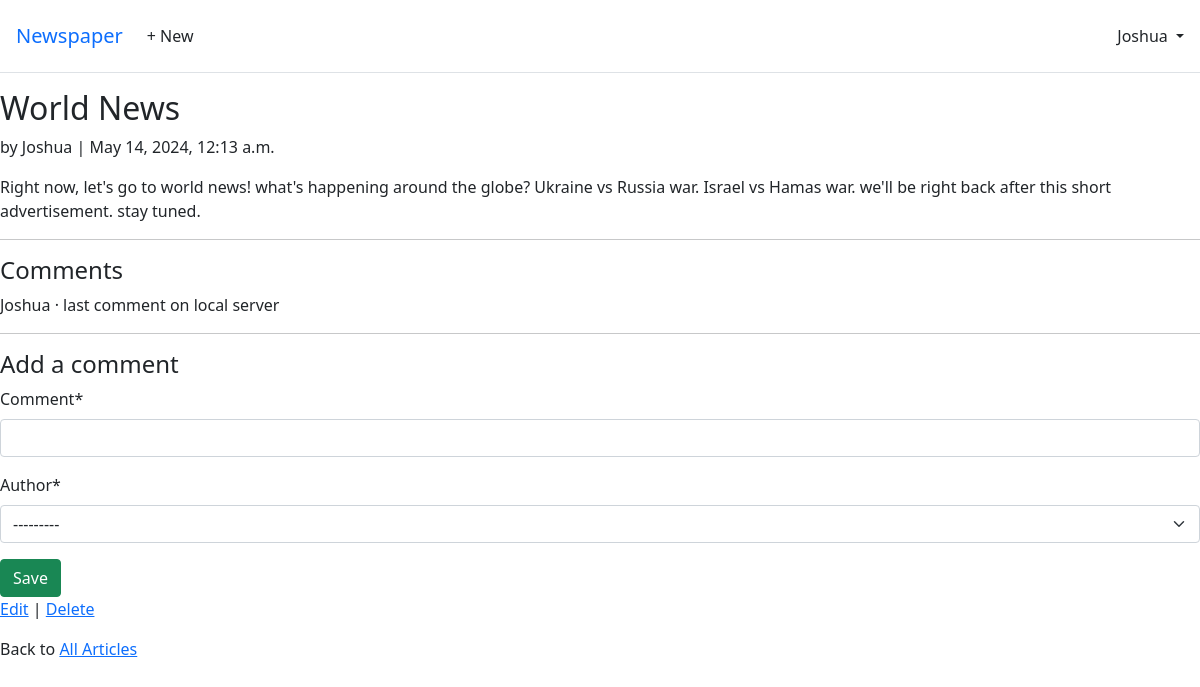
The app's page /articles/3/ (signed in) with its own data.
### accounts/models.py (models this page shows)
class CustomUser(AbstractUser):
    age = models.PositiveIntegerField(null=True, blank=True)

### articles/models.py (models this page shows, shortened)
class Article(models.Model):
    title = models.CharField(max_length=255)
    body = models.TextField()
    date = models.DateTimeField(auto_now_add=True)
    author = models.ForeignKey(
        settings.AUTH_USER_MODEL,
        on_delete= models.CASCADE
    )

class Comment(models.Model):
    article = models.ForeignKey(
        Article,
        on_delete=models.CASCADE
    )
    comment = models.CharField(max_length=300)
    author =  models.ForeignKey(
        settings.AUTH_USER_MODEL,
        on_delete=models.CASCADE
    )
    def __str__(self) -> str:
        return self.comment

### articles/views.py (the view, shortened to what this page needs)
# urls.py: path('<int:pk>/', ArticleDetailView.as_view(), name='article_detail'),
class ArticleDetailView(LoginRequiredMixin, View):
    def get(self,request, *args, **kwargs):
        view = CommentGet.as_view()
        return view(request, *args, **kwargs)

### articles/forms.py
class CommentForm(forms.ModelForm):
    class Meta:
        model =  Comment
        fields = (
        'comment',
        'author'
        )

### articles/views.py (called while the page is built)
    def get_context_data(self, **kwargs):
        context = super().get_context_data(**kwargs)
        context['form'] = CommentForm()
        return context

### templates/article_detail.html (shortened to what this page needs)
{% extends 'base.html' %}
{% load crispy_forms_tags %}
{% block content %}
<div class="article-entry">
    <h2> {{ object.title }} </h2>
    <p> by {{ object.author }} | {{ object.date }} </p>
    <p> {{ object.body }} </p>
</div>
<hr>
<h4>Comments</h4>
{% for comment in article.comment_set.all %}
<p>{{ comment.author }} &middot; {{ comment }}</p>
{% endfor %}
<hr>
<h4>Add a comment</h4>
<form action="" method="post">
    {{ form|crispy }}
    <button class="btn btn-success ml-2" type="submit">Save</button>
</form>
<p>
    <a href="{% url 'article_edit' article.pk %}">Edit</a> |
    <a href="{% url 'article_delete' article.pk %}">Delete</a>
</p>
<p>Back to <a href="{% url 'article_list' %}">All Articles</a> </p>
{% endblock content %}

### templates/base.html (shortened to what this page needs)
<!DOCTYPE html>
<html lang="en">
<head>
    <link href="https://cdn.jsdelivr.net/npm/bootstrap@5.1.3/dist/css/bootstrap.min.css" rel="stylesheet">
</head>
<body>
    <div>
    <header class="p-3 mb-3 border-bottom">
        <div class="d-flex flex-wrap align-items-center justify-content-center justify-content-lg-start">
          <a class="navbar-brand" href="{% url 'home' %}">Newspaper</a>
          <ul class="nav col-12 col-lg-auto me-lg-auto mb-2 justify-content-center
              mb-md-0">
            {% if user.is_authenticated %}
            <li><a href="{% url 'article_new' %}" class="nav-link px-2 link-dark">+ New</a></li>
          </ul>
          <div class="dropdown text-end">
            <a href="#" class="d-block link-dark text-decoration-none dropdown-toggle" id="dropdownUser1"
              data-bs-toggle="dropdown" aria-expanded="false">
              {{ user.username }}
            </a>
          </div>
          {% endif %}
        </div>
        </div>
    <main>
        {% block content %}
        {% endblock content%}
    </main>
</body>
</html>

### records on screen
CustomUser: username "Joshua"
Article: title "World News", author "Joshua", date "May 14, 2024, 12:13 a.m.", body "Right now, let's go to world news! what's happening around the globe? Ukraine vs Russia war. Israel vs Hamas war. we'll be right back after this short advertisement. stay tuned."
Comment: author "Joshua", comment "last comment on local server"
